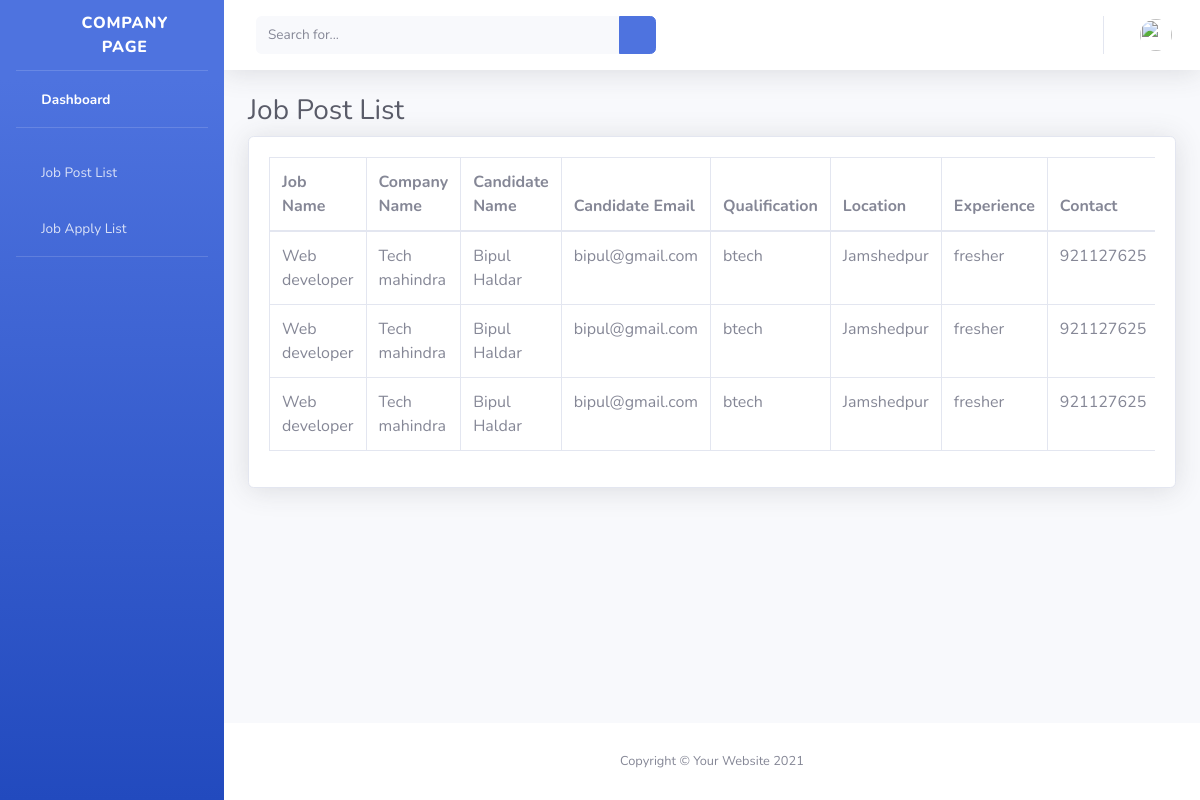
The page /jobapplylist on the database its author committed.
### app/models.py (models this page shows)
class ApplyJob(models.Model):
    candidate = models.ForeignKey(Candidate, on_delete=models.CASCADE)
    job = models.ForeignKey(JobDetails, on_delete=models.CASCADE)
    education = models.CharField(max_length=150)
    city = models.CharField(max_length=150)
    state = models.CharField(max_length=150)
    experience = models.CharField(max_length=150)
    gender = models.CharField(max_length=150)
    email = models.CharField(max_length=150,default='0')
    resume = models.FileField(upload_to="app/resume")

class JobDetails(models.Model):
    company_id = models.ForeignKey(Company , on_delete=models.CASCADE,default='0')
    job_name = models.CharField(max_length=250)
    company_name = models.CharField(max_length=250)
    company_address = models.CharField(max_length=250)
    job_description = models.CharField(max_length=550)
    qualification = models.CharField(max_length=250)
    resposibilities = models.CharField(max_length=250)
    location = models.CharField(max_length=250)
    company_website = models.CharField(max_length=250)
    company_email = models.CharField(max_length=250)
    company_contact = models.CharField(max_length=250)
    salary = models.CharField(max_length=250)
    experience = models.CharField(max_length=250)

class Candidate(models.Model):
    user_id = models.ForeignKey(UserMaster , on_delete=models.CASCADE)
    firstname = models.CharField(max_length=100)
    lastname = models.CharField(max_length=100)
    contact = models.CharField(max_length=20)
    state = models.CharField(max_length= 50)
    city = models.CharField(max_length=100)
    jobtype = models.CharField(max_length=100,default='000000')
    job_category = models.CharField(max_length=100,default='000000')
    min_salary = models.BigIntegerField(default='000000')
    max_salary = models.BigIntegerField(default='000000')
    education = models.CharField(max_length=150,default='000000')
    experience = models.CharField(max_length=100,default='000000')
    job_description = models.TextField(default='000000')
    gender = models.CharField(max_length=50)
    profile_pic = models.ImageField(upload_to = "app/img/candidate")

### app/views.py (the view)
# urls.py: path("jobapplylist",views.jobapplylist,name="jobapplylist"),
def jobapplylist(request):
    applyjobs = ApplyJob.objects.all()
    return render(request,'company/jobapplylist.html',{'applyjobs':applyjobs})

### app/templates/company/jobapplylist.html (shortened to what this page needs)
{% extends 'company/base1.html' %}
{% block body %}
<div class="container-fluid">
    <h1 class="h3 mb-2 text-gray-800">Job Post List</h1>
    <div class="card shadow mb-4">
        <div class="card-body">
            <div class="table-responsive">
                <table class="table table-bordered" id="dataTable" width="100%" cellspacing="0">
                    <thead>
                        <tr>
                            <th>Job Name</th>
                            <th>Company Name</th>
                            <th>Candidate Name</th>
                            <th>Candidate Email</th>
                            <th>Qualification</th>
                            <th>Location</th>
                            <th>Experience</th>
                            <th>Contact</th>
                        </tr>
                    </thead>
                    {% if applyjobs %}
                    <tbody>
                        {% for job in applyjobs %}
                        <tr>
                            <td>{{job.job.job_name}}</td>
                            <td>{{job.job.company_name}}</td>
                            <td>{{job.candidate.firstname}} {{job.candidate.lastname}}</td>
                            <td>{{job.email}}</td>
                            <td>{{job.education}}</td>
                            <td>{{job.city}}</td>
                            <td>{{job.experience}}</td>
                            <td>{{job.candidate.contact}}</td>
                        </tr>
                        {% endfor %}
                    </tbody>
                    {% endif %}
                </table>
            </div>
        </div>
    </div>
</div>
</div>
{% endblock body %}

### rows shown on the page
ApplyJob: job.job_name "Web developer", job.company_name "Tech mahindra", candidate.firstname "Bipul", candidate.lastname "Haldar", email "bipul@gmail.com", education "btech", city "Jamshedpur", experience "fresher", candidate.contact "921127625"
ApplyJob: job.job_name "Web developer", job.company_name "Tech mahindra", candidate.firstname "Bipul", candidate.lastname "Haldar", email "bipul@gmail.com", education "btech", city "Jamshedpur", experience "fresher", candidate.contact "921127625"
ApplyJob: job.job_name "Web developer", job.company_name "Tech mahindra", candidate.firstname "Bipul", candidate.lastname "Haldar", email "bipul@gmail.com", education "btech", city "Jamshedpur", experience "fresher", candidate.contact "921127625"
